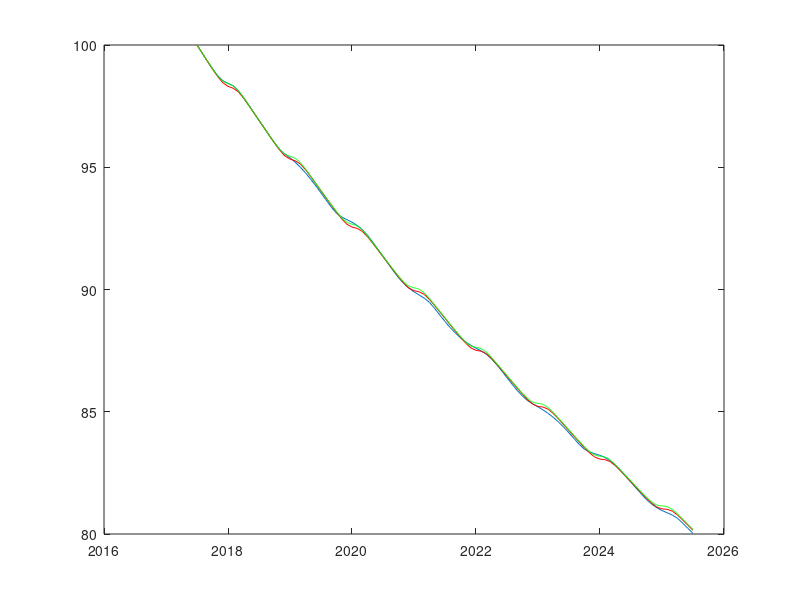

Write MATLAB code to recreate this figure.
% PARAMETERS
r = 0.06;
K = 150;
b = @(t) -0.03*(2-exp(-5*sin(pi*t).^2));

% RIGHT HAND SIDE (RHS) FUNCTION  
f = @(t,y) r*y-r/K*y.^2+b(t).*y;

% INITIAL CONDITION
y_0 = 100;

% TIME SPAN
t_0 = 2017.5;
t_max = 2025.5;
h = 1/12;
tt = [t_0:h:t_max];

% SET OPTIONS
options = odeset('RelTol',5.e-13 ,'AbsTol',[1.e-13],'InitialStep',1.e-5,'MaxStep',5);

% SOLVE
[T,Y] = ode45(f,tt,y_0);

% PLOT
plot(T,Y) 
hold on

% EE
N = length(tt);
uu = zeros(N,1);
uu(1) = y_0;

for i = 1:N-1
   uu(i+1) = uu(i)+h*f(tt(i),uu(i));
end
plot(tt,uu,'r')
uu(end)

% EE
h = 0.1/12;
tt = [t_0:h:t_max];

N = length(tt);
uu = zeros(N,1);
uu(1) = y_0;

for i = 1:N-1
   uu(i+1) = uu(i)+h*f(tt(i),uu(i));
end
plot(tt,uu,'g')
uu(end)


% FUNCTIONS
function dy = fun_sys(t,y)

% PARAMETERS
r = 0.06;
K = 150;
bt = -0.03*(2-exp(-5*sin(pi*t).^2));

dy = r*y-r/K*y.^2+bt.*y;

end
